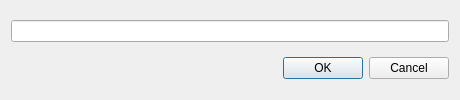
<?xml version="1.0" encoding="UTF-8"?>
<ui version="4.0">
 <class>ResourceDialog</class>
 <widget class="QDialog" name="ResourceDialog">
  <property name="windowModality">
   <enum>Qt::NonModal</enum>
  </property>
  <property name="geometry">
   <rect>
    <x>0</x>
    <y>0</y>
    <width>460</width>
    <height>100</height>
   </rect>
  </property>
  <property name="minimumSize">
   <size>
    <width>460</width>
    <height>100</height>
   </size>
  </property>
  <property name="maximumSize">
   <size>
    <width>460</width>
    <height>100</height>
   </size>
  </property>
  <property name="windowTitle">
   <string>Add new</string>
  </property>
  <property name="modal">
   <bool>true</bool>
  </property>
  <layout class="QVBoxLayout" name="verticalLayout">
   <item>
    <widget class="QLineEdit" name="lineEdit"/>
   </item>
   <item>
    <widget class="QDialogButtonBox" name="buttonBox">
     <property name="orientation">
      <enum>Qt::Horizontal</enum>
     </property>
     <property name="standardButtons">
      <set>QDialogButtonBox::Cancel|QDialogButtonBox::Ok</set>
     </property>
    </widget>
   </item>
  </layout>
 </widget>
 <resources/>
 <connections>
  <connection>
   <sender>buttonBox</sender>
   <signal>rejected()</signal>
   <receiver>ResourceDialog</receiver>
   <slot>reject()</slot>
   <hints>
    <hint type="sourcelabel">
     <x>316</x>
     <y>260</y>
    </hint>
    <hint type="destinationlabel">
     <x>286</x>
     <y>274</y>
    </hint>
   </hints>
  </connection>
  <connection>
   <sender>buttonBox</sender>
   <signal>accepted()</signal>
   <receiver>ResourceDialog</receiver>
   <slot>accept()</slot>
   <hints>
    <hint type="sourcelabel">
     <x>248</x>
     <y>254</y>
    </hint>
    <hint type="destinationlabel">
     <x>157</x>
     <y>274</y>
    </hint>
   </hints>
  </connection>
 </connections>
</ui>
